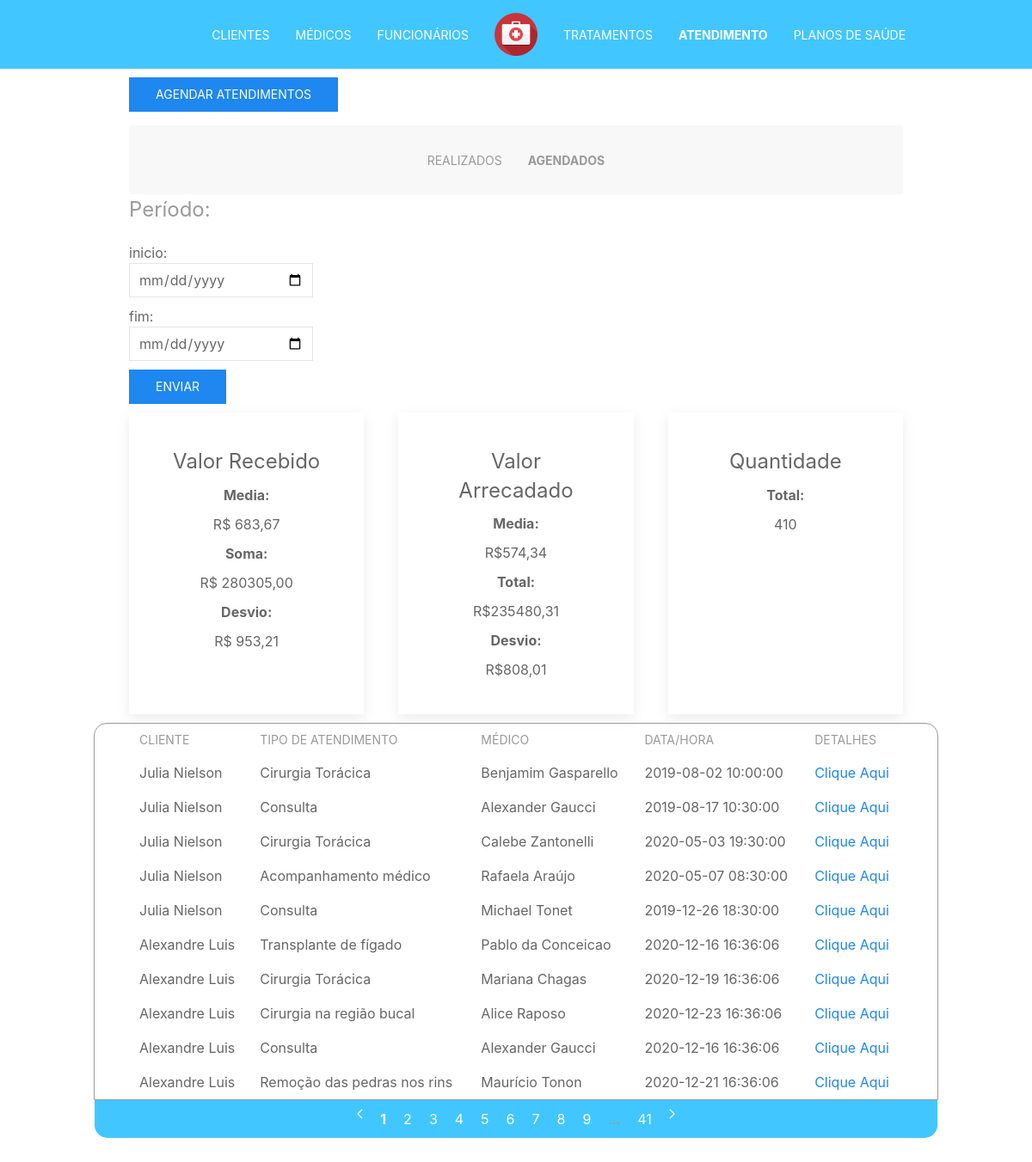
Screenshot of /php/pages/list.php?type=atendimentos&subtype=agendados with the database file from the repository.
### tables this page shows
CREATE TABLE `pessoa` (
  `CPF` bigint(20) unsigned NOT NULL,
  `nome` varchar(50) DEFAULT NULL,
  `estado_civil` char(13) NOT NULL,
  `sexo` int(11) NOT NULL,
  `data_de_nascimento` date NOT NULL,
  `numero_do_telefone` char(15) NOT NULL,
  `cep` char(9) NOT NULL,
  `estado` char(30) NOT NULL,
  `cidade` varchar(50) NOT NULL,
  `bairro` varchar(50) NOT NULL,
  `logradouro` varchar(53) NOT NULL,
  `complemento` int(11) NOT NULL,
  `numero` int(11) NOT NULL,
  `email` varchar(100) DEFAULT NULL,
  PRIMARY KEY (`CPF`)
);

CREATE TABLE `atendimento` (
  `sala` char(10) NOT NULL,
  `atendimento_id` int(11) NOT NULL AUTO_INCREMENT,
  `horario_inicio_real` datetime DEFAULT NULL,
  `horario_fim_real` datetime DEFAULT NULL,
  `horario_agendado` datetime DEFAULT NULL,
  `estado` int(11) NOT NULL,
  `crm` bigint(20) NOT NULL,
  `plano_de_saude_id` int(11) DEFAULT NULL,
  `tipo_de_atendimento_id` int(11) DEFAULT NULL,
  `tratamento_id` int(11) DEFAULT NULL,
  `valor` int(11) NOT NULL,
  `comissao_da_clinica` int(11) NOT NULL,
  `data_de_recebimento` datetime DEFAULT NULL,
  `valor_recebidos_por_medico` int(11) NOT NULL,
  `data_do_reparsse_ao_medico` datetime DEFAULT NULL,
  `imposto_retido` int(11) NOT NULL,
  `valor_pago_pelo_plano` int(11) NOT NULL,
  PRIMARY KEY (`atendimento_id`),
  KEY `FK_Atendimento_2` (`crm`),
  KEY `FK_Atendimento_3` (`tipo_de_atendimento_id`),
  KEY `FK_Atendimento_4` (`tratamento_id`),
  KEY `FK_Atendimento_5` (`plano_de_saude_id`)
);

### php/tables/table.php (called while the page is built)
<?php
  include("table_head.php");
  include("table_body.php");
  include("table_footer.php");
 ?>

### php/config/checktype.php (called while the page is built, shortened)
<?php
  if(isset($_GET['type'])){
        $type=$_GET['type'];
    }
  if(isset($_GET['subtype'])){
      $subtype=$_GET['subtype'];
  }
 ?>

### php/tables/table_body.php (the view, shortened to what this page needs)
    <tbody>
      <?php
      switch ($type) {
        case "atendimentos":
            switch ($subtype) {
                case 'agendados':
                    $sql = 'call  lista_de_atendimentos_agendados('.($page-1).', "'.$data_ini.'", "'.$data_fim.'");';
                    foreach ($dbl->query($sql) as $row) {
                      $nome = $row['nome_cliente'];
                      $tipo_atendimento = $row['tipo_de_atendimento'];
                      $medico = $row['nome_medico'];
                      $horario = $row['horario_agendado'];
                      $id_atendimento = $row['atendimento_id'];
                      echo '<tr >
                        <td>'.$nome.'</td>
                        <td>'.$tipo_atendimento.'</td>
                        <td>'.$medico.'</td>
                        <td>'.$horario.'</td>
                        <td><a href="detail.php?type='.$type.'&id='.$id_atendimento.'">Clique Aqui</a></td>
                      </tr>';
                    }
                    break;
            }
            break;
            }
       ?>
    </tbody>
  </table>
</div>

### css/main.css (style rules this page uses)
.custom_padding_bottom_5p { padding-bottom: 5% !important; }

### rows the page displays
pessoa: nome "Julia Nielson", tipo_atendimento "Cirurgia Torácica", medico "Benjamim Gasparello", atendimento.horario_agendado "2019-08-02 10:00:00", tipo_atendimento "Consulta", medico "Alexander Gaucci", atendimento.horario_agendado "2019-08-17 10:30:00", medico "Calebe Zantonelli", atendimento.horario_agendado "2020-05-03 19:30:00", tipo_atendimento "Acompanhamento médico", medico "Rafaela Araújo", atendimento.horario_agendado "2020-05-07 08:30:00", medico "Michael Tonet", atendimento.horario_agendado "2019-12-26 18:30:00"
pessoa: nome "Alexandre Luis", tipo_atendimento "Transplante de fígado", medico "Pablo da Conceicao", atendimento.horario_agendado "2020-12-16 16:36:06", tipo_atendimento "Cirurgia Torácica", medico "Mariana Chagas", atendimento.horario_agendado "2020-12-19 16:36:06", tipo_atendimento "Cirurgia na região bucal", medico "Alice Raposo", atendimento.horario_agendado "2020-12-23 16:36:06", tipo_atendimento "Consulta", medico "Alexander Gaucci", tipo_atendimento "Remoção das pedras nos rins", medico "Maurício Tonon", atendimento.horario_agendado "2020-12-21 16:36:06"

### other values shown
$retVal "AGENDAR"
$type "ATENDIMENTOS"
$recebido_media/100 "683,67"
$recebido_soma/100 "280305,00"
$recebido_desvio/100 "953,21"
$arrecadado_media/100 "574,34"
$arrecadado_total/100 "235480,31"
$arrecadado_desvio/100 "808,01"
$quantidade "410"
$pages "41"
